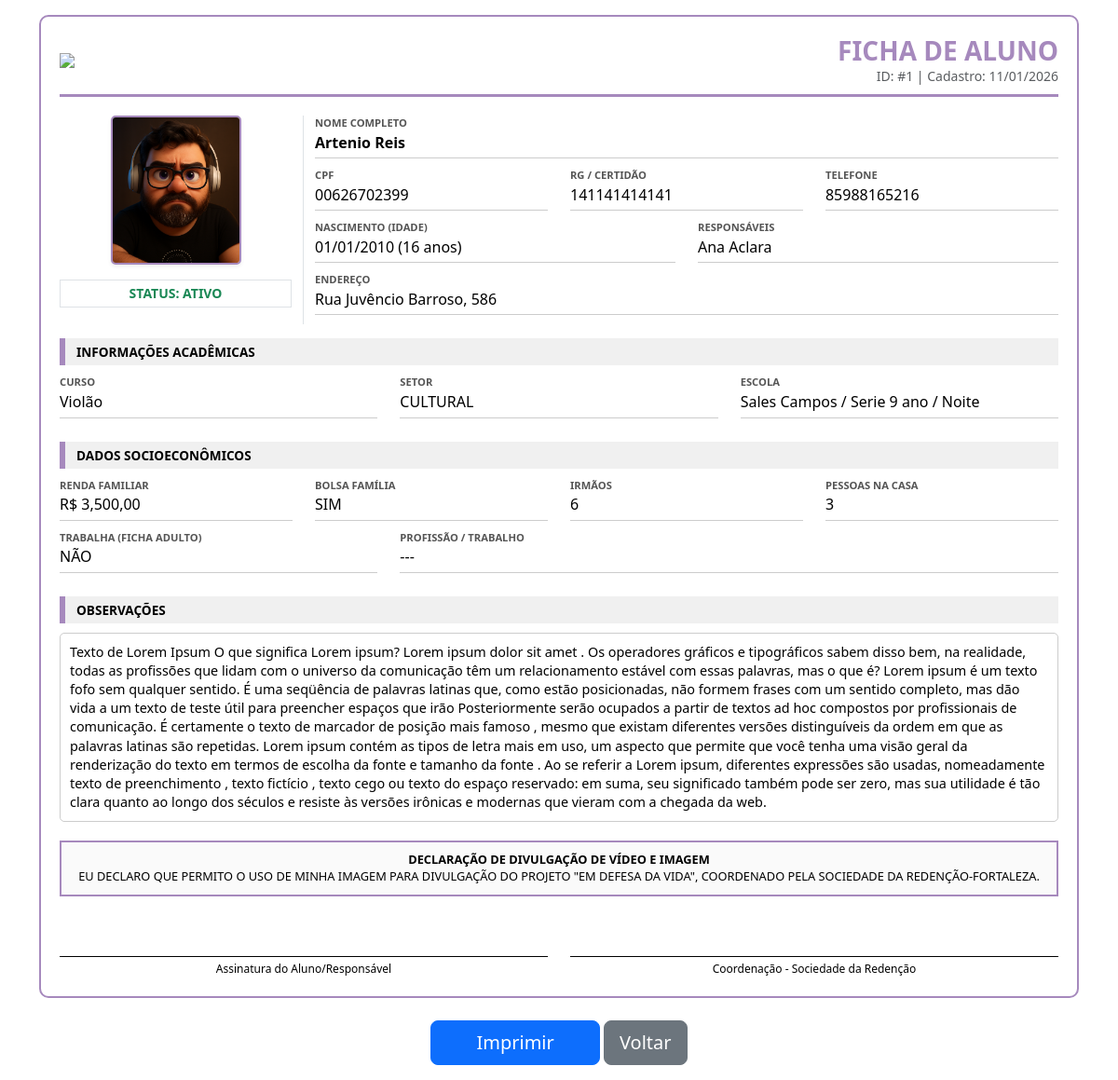
Screenshot of /imprimir/1 (signed in) with the database file from the repository.
### models.py (models this page shows, shortened)
class Aluno(db.Model):
    id = db.Column(db.Integer, primary_key=True)
    foto = db.Column(db.String(200), nullable=True)
    documento = db.Column(db.String(200), nullable=True)
    nome_completo = db.Column(db.String(100), nullable=False)
    cpf = db.Column(db.String(14), nullable=True)
    rg_certidao = db.Column(db.String(50), nullable=True)  # Novo campo
    telefone = db.Column(db.String(20), nullable=True)
    data_nascimento = db.Column(db.Date, nullable=False)
    idade = db.Column(db.Integer, nullable=False)
    nome_pais = db.Column(db.String(100), nullable=False)
    curso = db.Column(db.String(100), nullable=False)
    setor = db.Column(db.String(20), nullable=False)
    endereco = db.Column(db.String(200), nullable=False)
    escola = db.Column(db.String(100), nullable=False)
    trabalho_ficha_adulto = db.Column(db.Boolean, default=False)
    nome_trabalho_profissao = db.Column(db.String(100), nullable=True)
    bolsa_familia = db.Column(db.Boolean, default=False)
    irmaos = db.Column(db.Integer, default=0)
    renda_familiar = db.Column(db.Float, nullable=False)
    pessoas_residencia = db.Column(db.Integer, nullable=False)
    desistencia = db.Column(db.String(10), default='NÃO')
    observacao = db.Column(db.Text, nullable=True)
    data_cadastro = db.Column(db.DateTime, default=datetime.utcnow)

### app.py (the view)
@app.route('/imprimir/<int:id>')
@login_required
def imprimir(id):
    aluno = Aluno.query.get_or_404(id)
    return render_template('ficha_impressao.html', aluno=aluno)

### app.py (called while the page is built)
def login_required(f):
    @wraps(f)
    def decorated_function(*args, **kwargs):
        if 'logged_in' not in session:
            return redirect(url_for('login'))
        return f(*args, **kwargs)
    return decorated_function

@app.context_processor
def utility_processor():
    def format_currency(value):
        return f"R$ {value:,.2f}".replace('.', ',') if value is not None else "R$ 0,00"
    def format_date(value):
        return value.strftime('%d/%m/%Y') if value else ""
    def format_boolean(value):
        return "SIM" if value else "NÃO"
    return dict(format_currency=format_currency, format_date=format_date, format_boolean=format_boolean, now=datetime.now())

### templates/ficha_impressao.html (shortened to what this page needs)
<!DOCTYPE html>
<html lang="pt-BR">
<head>
    <link href="https://cdn.jsdelivr.net/npm/bootstrap@5.3.0/dist/css/bootstrap.min.css" rel="stylesheet">
</head>
<body onload="window.print()">
    <div class="container my-3">
        <div class="ficha-border">
            <div class="ficha-header d-flex justify-content-between align-items-center">
                <img src="{{ url_for('static', filename='images/cropped-sociedade_da_redencao_logotipo_retangular01_cor.png') }}" class="logo-print">
                <div class="text-end">
                    <h3 class="mb-0 fw-bold" style="color: #a689bd;">FICHA DE ALUNO</h3>
                    <p class="mb-0 small text-muted">ID: #{{ aluno.id }} | Cadastro: {{ aluno.data_cadastro.strftime('%d/%m/%Y') }}</p>
                </div>
            </div>
            <div class="row">
                <div class="col-3 text-center border-end">
                    {% if aluno.foto %}
                        <img src="{{ url_for('uploaded_file', filename=aluno.foto) }}" class="aluno-foto-print shadow-sm">
                    {% else %}
                        <div class="aluno-foto-print bg-light d-flex align-items-center justify-content-center border">
                            <small class="text-muted">SEM FOTO</small>
                        </div>
                    {% endif %}
                    <div class="mt-3 p-1 border fw-bold small {{ 'text-danger' if aluno.desistencia == 'SIM' else 'text-success' }}">
                        STATUS: {{ 'DESISTENTE' if aluno.desistencia == 'SIM' else 'ATIVO' }}
                    </div>
                </div>
                <div class="col-9">
                    <div class="row">
                        <div class="col-12">
                            <div class="label-field">Nome Completo</div>
                            <div class="value-field fw-bold">{{ aluno.nome_completo }}</div>
                        </div>
                        <div class="col-4">
                            <div class="label-field">CPF</div>
                            <div class="value-field">{{ aluno.cpf or '---' }}</div>
                        </div>
                        <div class="col-4">
                            <div class="label-field">RG / Certidão</div>
                            <div class="value-field">{{ aluno.rg_certidao or '---' }}</div>
                        </div>
                        <div class="col-4">
                            <div class="label-field">Telefone</div>
                            <div class="value-field">{{ aluno.telefone or '---' }}</div>
                        </div>
                        <div class="col-6">
                            <div class="label-field">Nascimento (Idade)</div>
                            <div class="value-field">{{ format_date(aluno.data_nascimento) }} ({{ aluno.idade }} anos)</div>
                        </div>
                        <div class="col-6">
                            <div class="label-field">Responsáveis</div>
                            <div class="value-field">{{ aluno.nome_pais }}</div>
                        </div>
                        <div class="col-12">
                            <div class="label-field">Endereço</div>
                            <div class="value-field">{{ aluno.endereco }}</div>
                        </div>
                    </div>
                </div>
            </div>
            <div class="section-title">Informações Acadêmicas</div>
            <div class="row">
                <div class="col-4">
                    <div class="label-field">Curso</div>
                    <div class="value-field">{{ aluno.curso }}</div>
                </div>
                <div class="col-4">
                    <div class="label-field">Setor</div>
                    <div class="value-field">{{ aluno.setor }}</div>
                </div>
                <div class="col-4">
                    <div class="label-field">Escola</div>
                    <div class="value-field">{{ aluno.escola }}</div>
                </div>
            </div>
            <div class="section-title">Dados Socioeconômicos</div>
            <div class="row">
                <div class="col-3">
                    <div class="label-field">Renda Familiar</div>
                    <div class="value-field">{{ format_currency(aluno.renda_familiar) }}</div>
                </div>
                <div class="col-3">
                    <div class="label-field">Bolsa Família</div>
                    <div class="value-field">{{ format_boolean(aluno.bolsa_familia) }}</div>
                </div>
                <div class="col-3">
                    <div class="label-field">Irmãos</div>
                    <div class="value-field">{{ aluno.irmaos }}</div>
                </div>
                <div class="col-3">
                    <div class="label-field">Pessoas na Casa</div>
                    <div class="value-field">{{ aluno.pessoas_residencia }}</div>
                </div>
                <div class="col-4">
                    <div class="label-field">Trabalha (Ficha Adulto)</div>
                    <div class="value-field">{{ format_boolean(aluno.trabalho_ficha_adulto) }}</div>
                </div>
                <div class="col-8">
                    <div class="label-field">Profissão / Trabalho</div>
                    <div class="value-field">{{ aluno.nome_trabalho_profissao or '---' }}</div>
                </div>
            </div>
            <div class="section-title">Observações</div>
            <div class="box-obs">
                {{ aluno.observacao or 'Nenhuma observação registrada.' }}
            </div>
            <div class="declaracao">
                <strong>DECLARAÇÃO DE DIVULGAÇÃO DE VÍDEO E IMAGEM</strong><br>
                EU DECLARO QUE PERMITO O USO DE MINHA IMAGEM PARA DIVULGAÇÃO DO PROJETO "EM DEFESA DA VIDA",
                COORDENADO PELA SOCIEDADE DA REDENÇÃO-FORTALEZA.
            </div>
            <div class="row mt-4">
                <div class="col-6"><div class="assinatura">Assinatura do Aluno/Responsável</div></div>
                <div class="col-6"><div class="assinatura">Coordenação - Sociedade da Redenção</div></div>
            </div>
        </div>
        <div class="text-center mt-4 no-print">
            <button onclick="window.print()" class="btn btn-primary btn-lg px-5">Imprimir</button>
            <a href="{{ url_for('visualizar', id=aluno.id) }}" class="btn btn-secondary btn-lg">Voltar</a>
        </div>
    </div>
</body>
</html>

### templates/ficha_impressao.html (style rules this page uses)
body { font-family: 'Segoe UI', Arial, sans-serif; color: #000; line-height: 1.4; }
.ficha-border { border: 2px solid #a689bd; padding: 20px; border-radius: 10px; }
.ficha-header { border-bottom: 3px solid #a689bd; margin-bottom: 20px; padding-bottom: 10px; }
.logo-print { max-height: 70px; }
.section-title { background-color: #f0f0f0 !important; border-left: 6px solid #a689bd !important; padding: 5px 12px; font-weight: bold; margin: 15px 0 10px 0; text-transform: uppercase; font-size: 0.85rem; }
.label-field { font-size: 0.7rem; color: #555; font-weight: bold; text-transform: uppercase; margin-bottom: 0; }
.value-field { border-bottom: 1px solid #ccc; font-size: 1rem; padding: 2px 0 5px 0; margin-bottom: 10px; min-height: 28px; }
.aluno-foto-print { width: 140px; height: 160px; object-fit: cover; border: 2px solid #a689bd; border-radius: 5px; }
.box-obs { border: 1px solid #ccc; padding: 10px; min-height: 60px; font-size: 0.9rem; border-radius: 5px; }
.declaracao { border: 2px solid #a689bd; padding: 10px; margin-top: 20px; font-size: 0.8rem; text-align: center; background-color: #fafafa !important; }
.assinatura { border-top: 1px solid #000; margin-top: 40px; text-align: center; font-size: 0.75rem; padding-top: 5px; }

### rows the page displays
Aluno: id "1", data_cadastro "11/01/2026", foto (picture), desistencia "ATIVO", nome_completo "Artenio Reis", cpf "00626702399", rg_certidao "141141414141", telefone "85988165216", data_nascimento "01/01/2010", idade "16", nome_pais "Ana Aclara", endereco "Rua Juvêncio Barroso, 586", curso "Violão", setor "CULTURAL", escola "Sales Campos / Serie 9 ano / Noite", renda_familiar "R$ 3,500,00", bolsa_familia "SIM", irmaos "6", pessoas_residencia "3", trabalho_ficha_adulto "NÃO", nome_trabalho_profissao "---", observacao "Texto de Lorem Ipsum O que significa Lorem ipsum? Lorem ipsum dolor sit amet . Os operadores gráficos e tipográficos sabem disso bem, na realidade, todas as profissões que lidam com o universo da comunicação têm um relacionamento estável com essas palavras, mas o que é? Lorem ipsum é um texto fofo sem qualquer sentido. É uma seqüência de palavras latinas que, como estão posicionadas, não formem frases com um sentido completo, mas dão vida a um texto de teste útil para preencher espaços que irão Posteriormente serão ocupados a partir de textos ad hoc compostos por profissionais de comunicação. É certamente o texto de marcador de posição mais famoso , mesmo que existam diferentes versões…"
